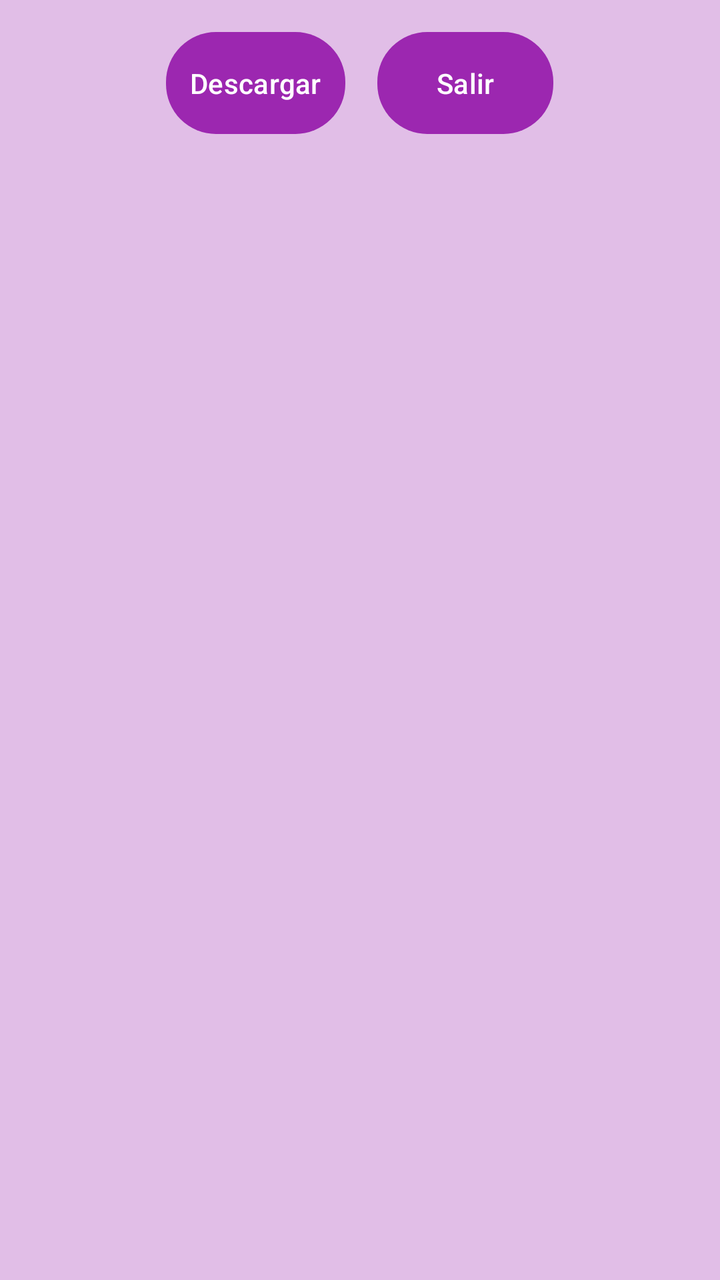
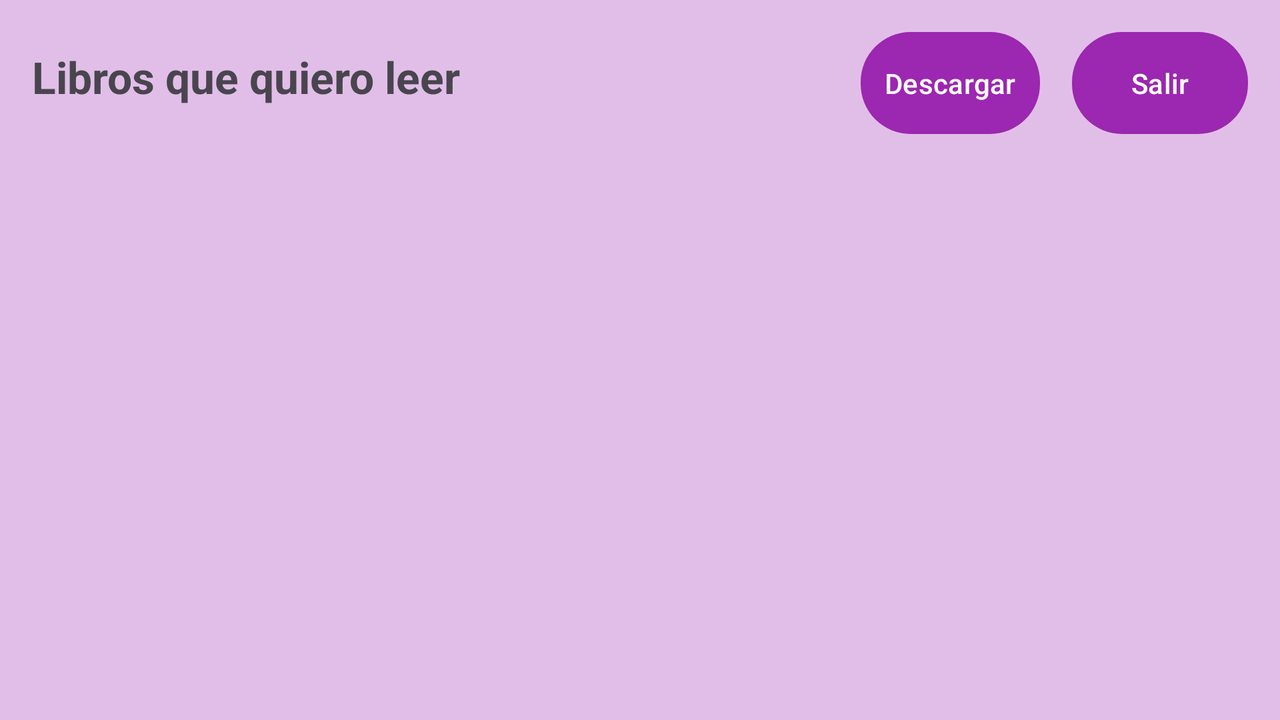

Compare how this app lays out the same screen by default and in its alternative resource folder. The renders come first, then the two layout files and the values they reference.
<!-- AndroidManifest.xml: application theme Theme.ProyectoDAS_1 -->
<!-- res/layout/lista_libros_preferidos.xml -->
<?xml version="1.0" encoding="utf-8"?>
<LinearLayout xmlns:android="http://schemas.android.com/apk/res/android"
    android:layout_width="match_parent"
    android:layout_height="match_parent"
    android:orientation="vertical">

    <LinearLayout
        android:layout_width="match_parent"
        android:layout_height="wrap_content"
        android:orientation="horizontal"
        android:padding="16dp"
        android:gravity="center">

        
        <Button
            android:id="@+id/btnDescargar"
            style="@style/BotonPastel"
            android:layout_width="wrap_content"
            android:layout_height="wrap_content"
            android:text="Descargar"
            android:layout_marginEnd="16dp"/>

        
        <Button
            android:id="@+id/btnSalir"
            style="@style/BotonPastel"
            android:layout_width="wrap_content"
            android:layout_height="wrap_content"
            android:text="Salir"/>

    </LinearLayout>

    <androidx.recyclerview.widget.RecyclerView
        android:id="@+id/recyclerQuieroLeer"
        android:layout_width="match_parent"
        android:layout_height="match_parent"/>
</LinearLayout>
<!-- resources referenced by this layout -->
<resources>
  <style name="BotonPastel" parent="Widget.Material3.Button">
          <item name="android:background">@drawable/button_background</item>
          <item name="android:textColor">@color/colorButtonText</item>
          <item name="android:padding">12dp</item>
      </style>
  <style name="Theme.ProyectoDAS_1" parent="Base.Theme.ProyectoDAS_1" />
  <!-- drawable button_background (drawable) -->
  <?xml version="1.0" encoding="utf-8"?>
  <shape xmlns:android="http://schemas.android.com/apk/res/android" android:shape="rectangle">
      <corners android:radius="25dp"/>
      <solid android:color="@color/colorButton"/>
  </shape>
  <color name="colorButtonText">#FFFFFF</color>
  <style name="Base.Theme.ProyectoDAS_1" parent="Theme.Material3.DayNight.NoActionBar">
          
          <item name="colorPrimary">@color/colorPrimary</item>
          <item name="colorPrimaryVariant">@color/colorPrimaryVariant</item>
          <item name="colorSecondary">@color/colorSecondary</item>
          <item name="colorTertiary">@color/colorTertiary</item>
  
          
          <item name="android:windowBackground">@color/colorBackground</item>
          <item name="android:textColorPrimary">@color/colorOnBackground</item>
  
          
          <item name="android:buttonStyle">@style/BotonPastel</item>
      </style>
  <color name="colorButton">#BA68C8</color>
  <color name="colorPrimary">#9C27B0</color>
  <color name="colorPrimaryVariant">#7B1FA2</color>
  <color name="colorSecondary">#F48FB1</color>
  <color name="colorTertiary">#7986CB</color>
  <color name="colorBackground">#E1BEE7</color>
  <color name="colorOnBackground">#4A148C</color>
</resources>
<!-- res/layout-land/lista_libros_preferidos.xml (the repository's variant of the layout above) -->
<!-- drawn on the phone turned sideways -->
<?xml version="1.0" encoding="utf-8"?>
<LinearLayout xmlns:android="http://schemas.android.com/apk/res/android"
    xmlns:app="http://schemas.android.com/apk/res-auto"
    android:layout_width="match_parent"
    android:layout_height="match_parent"
    android:orientation="vertical">

    <LinearLayout
        android:layout_width="match_parent"
        android:layout_height="wrap_content"
        android:orientation="horizontal"
        android:padding="16dp">

        
        <TextView
            android:id="@+id/tvTitulo"
            android:layout_width="0dp"
            android:layout_height="wrap_content"
            android:layout_weight="1"
            android:text="Libros que quiero leer"
            android:textSize="22sp"
            android:textStyle="bold" />

        
        <Button
            android:id="@+id/btnDescargar"
            style="@style/BotonPastel"
            android:layout_width="wrap_content"
            android:layout_height="wrap_content"
            android:text="Descargar"
            android:layout_marginEnd="16dp"/>

        <Button
            android:id="@+id/btnSalir"
            style="@style/BotonPastel"
            android:layout_width="wrap_content"
            android:layout_height="wrap_content"
            android:text="Salir"/>

    </LinearLayout>

    
    <androidx.recyclerview.widget.RecyclerView
        android:id="@+id/recyclerQuieroLeer"
        android:layout_width="match_parent"
        android:layout_height="match_parent"
        android:paddingStart="8dp"
        android:paddingEnd="8dp"
        android:paddingBottom="8dp"
        android:clipToPadding="false" />

</LinearLayout>
